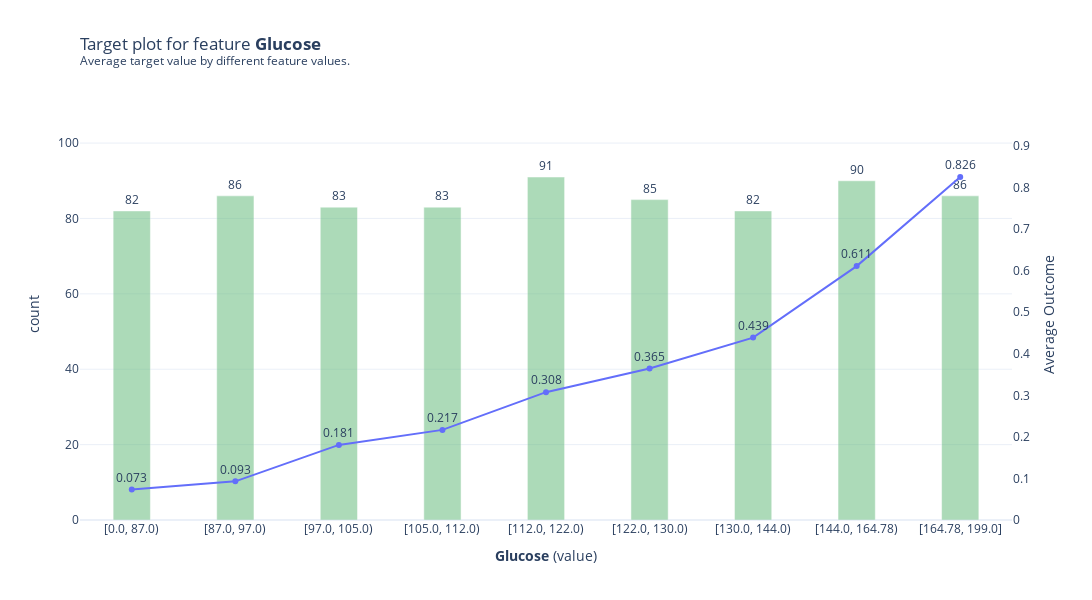

Write notebook code for a chart like this one.
### Code cell
from pdpbox import info_plots
copied = data.copy()
# 단일 feature에 대한 target plot
target = info_plots.TargetPlot(
    df=copied,
    feature='Glucose',
    feature_name='Glucose',
    target = 'Outcome'
)
fig, axes, summary_df = target.plot()
fig.show()

### Figure 1 — Plotly figure (JSON) as saved in the notebook; plotly's stock layout.template omitted (floating-point values rounded to 4 significant figures)
{"data": [{"hovertemplate": "%{text}", "marker": {"color": "#5BB573", "opacity": 0.5}, "name": "count", "text": [82, 86, 83, 83, 91, 85, 82, 90, 86], "textposition": "outside", "type": "bar", "width": 0.36, "x": [0, 1, 2, 3, 4, 5, 6, 7, 8], "xaxis": "x", "y": [82, 86, 83, 83, 91, 85, 82, 90, 86], "yaxis": "y"}, {"hovertemplate": "%{text}", "line": {"color": "#636EFA"}, "marker": {"color": "#636EFA"}, "mode": "lines+markers+text", "name": "Average Outcome", "text": ["0.073", "0.093", "0.181", "0.217", "0.308", "0.365", "0.439", "0.611", "0.826"], "textposition": "top center", "type": "scatter", "x": [0, 1, 2, 3, 4, 5, 6, 7, 8], "xaxis": "x", "y": [0.07317, 0.09302, 0.1807, 0.2169, 0.3077, 0.3647, 0.439, 0.6111, 0.8256], "yaxis": "y2"}], "layout": {"height": 600, "showlegend": false, "title": {"text": "Target plot for feature <b>Glucose</b> <br><sup>Average target value by different feature values.</sup>", "x": 0, "xref": "paper"}, "width": 1200, "xaxis": {"anchor": "y", "domain": [0, 1], "ticktext": ["[0.0, 87.0)", "[87.0, 97.0)", "[97.0, 105.0)", "[105.0, 112.0)", "[112.0, 122.0)", "[122.0, 130.0)", "[130.0, 144.0)", "[144.0, 164.78)", "[164.78, 199.0]"], "tickvals": [0, 1, 2, 3, 4, 5, 6, 7, 8], "title": {"text": "<b>Glucose</b> (value)"}}, "yaxis": {"anchor": "x", "domain": [0, 0.98], "range": [0, 109.2], "title": {"text": "count"}}, "yaxis2": {"anchor": "x", "domain": [0, 0.98], "overlaying": "y", "range": [0, 0.9907], "showgrid": false, "side": "right", "title": {"text": "Average Outcome"}}}}
